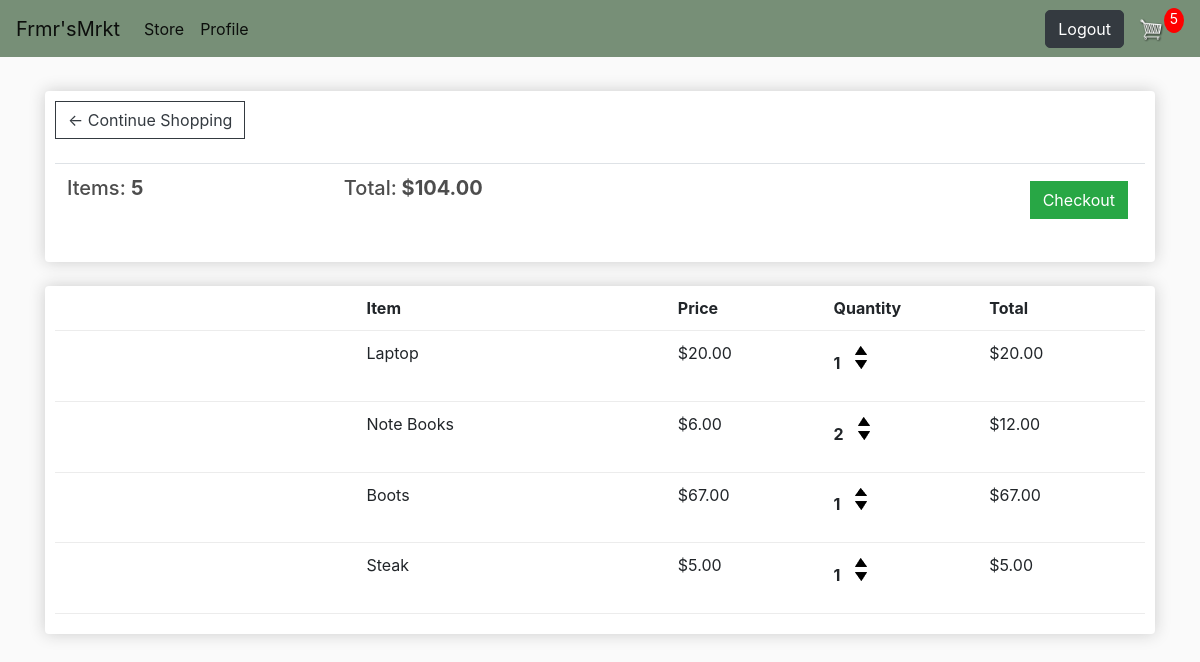
The app's page /cart/ (signed in), older data.
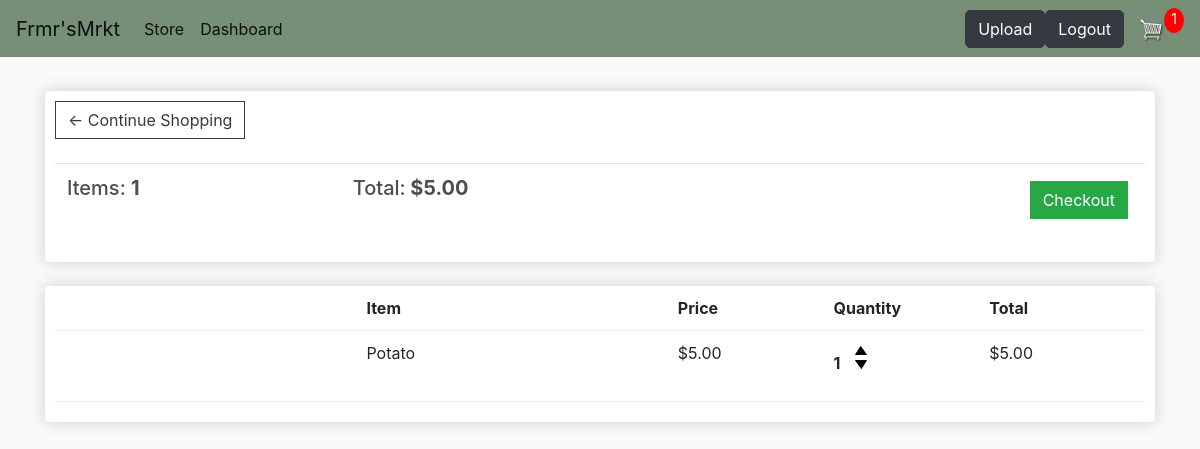
The same page, newer data.
### store/models.py (models this page shows, shortened)
class Order(models.Model):
	customer = models.ForeignKey(Customer, on_delete=models.SET_NULL, null=True, blank=True)
	date_ordered = models.DateTimeField(auto_now_add=True)
	complete = models.BooleanField(default=False)
	transaction_id = models.CharField(max_length=100, null=True)
	@property
	def get_cart_total(self):
		orderitems = self.orderitem_set.all()
		total = sum([item.get_total for item in orderitems])
		return total
	@property
	def get_cart_items(self):
		orderitems = self.orderitem_set.all()
		total = sum([item.quantity for item in orderitems])
		return total

class OrderItem(models.Model):
	product = models.ForeignKey(Product, on_delete=models.SET_NULL, null=True)
	order = models.ForeignKey(Order, on_delete=models.SET_NULL, null=True)
	quantity = models.IntegerField(default=0, null=True, blank=True)
	price = models.FloatField(null=False, default=0)
	business = models.ForeignKey(Customer, on_delete=models.SET_NULL, null=True)
	status = models.CharField(default='New', null=True, max_length=20)
	date_added = models.DateTimeField(auto_now_add=True)
	@property
	def get_total(self):
		total = self.product.price * self.quantity
		return total
	def __str__(self):
		return f'name: {self.product.name}, quantity: {self.quantity}'

class Product(models.Model):
    name = models.CharField(max_length=200)
    price = models.FloatField()
    quantity = models.IntegerField(default=10)
    digital = models.BooleanField(default=False,null=True, blank=True)
    image = models.ImageField(null=True, blank=True)
    description = models.TextField(null=True, blank=True)
    owner = models.ForeignKey(Customer, on_delete=models.CASCADE, null=True)
    category = models.CharField(max_length=50, default='Generic')
    date_added = models.DateTimeField(default=datetime.now())
    @property
    def imageURL(self):
        try:
            url = self.image.url
        except:
            url = ''
        return url

### store/views.py (the view)
# urls.py: path('cart/', views.cart, name="cart"),
def cart(request):
	data = cartData(request)
	cartItems = data['cartItems']
	order = data['order']
	items = data['items']
	print(items)
	context = {'items':items, 'order':order, 'cartItems':cartItems}
	return render(request, 'store/cart.html', context)

### store/utils.py (called while the page is built)
def cartData(request):
	if request.user.is_authenticated:
		customer = request.user.customer
		order, created = Order.objects.get_or_create(customer=customer, complete=False)
		items = order.orderitem_set.all()
		cartItems = order.get_cart_items
	else:
		cookieData = cookieCart(request)
		cartItems = cookieData['cartItems']
		order = cookieData['order']
		items = cookieData['items']
	return {'cartItems':cartItems ,'order':order, 'items':items}

### store/templates/store/cart.html (shortened to what this page needs)
{% extends 'store/main.html' %} {% load static %} {% block content %}
<div class="row">
  <div class="col-lg-12">
    <div class="box-element">
      <a class="btn btn-outline-dark" href="{% url 'store' %}"
        >&#x2190; Continue Shopping</a
      >
      <br />
      <br />
      <table class="table">
        <tr>
          <th>
            <h5>Items: <strong>{{order.get_cart_items}}</strong></h5>
          </th>
          <th>
            <h5>
              Total:<strong> ${{order.get_cart_total|floatformat:2}}</strong>
            </h5>
          </th>
          <th>
            <a
              style="float: right; margin: 5px"
              class="btn btn-success"
              href="{% url 'checkout' %}"
              >Checkout</a
            >
          </th>
        </tr>
      </table>
    </div>
    <br />
    <div class="box-element">
      <div class="cart-row">
        <div style="flex: 2"></div>
        <div style="flex: 2"><strong>Item</strong></div>
        <div style="flex: 1"><strong>Price</strong></div>
        <div style="flex: 1"><strong>Quantity</strong></div>
        <div style="flex: 1"><strong>Total</strong></div>
      </div>
      {% for item in items %}
      <div class="cart-row">
        <div style="flex: 2">
        </div>
        <div style="flex: 2"><p>{{item.product.name}}</p></div>
        <div style="flex: 1"><p>${{item.product.price|floatformat:2}}</p></div>
        <div style="flex: 1">
          <p class="quantity">{{item.quantity}}</p>
          <div class="quantity">
            <img
              data-product="{{item.product.id}}"
              data-qty="{{item.available_quantity}}"
              data-action="add"
              class="chg-quantity update-cart"
              src="{% static  'images/arrow-up.png' %}"
            />
            <img
              data-product="{{item.product.id}}"
              data-action="remove"
              class="chg-quantity update-cart"
              src="{% static  'images/arrow-down.png' %}"
            />
          </div>
        </div>
        <div style="flex: 1"><p>${{item.get_total|floatformat:2}}</p></div>
      </div>
      {% endfor %}
    </div>
  </div>
</div>
{% endblock content %}

### store/templates/store/main.html (shortened to what this page needs)
<!DOCTYPE html>
{% load static %}
<html>
  <head>
    <link
      rel="stylesheet"
      href="https://stackpath.bootstrapcdn.com/bootstrap/4.4.1/css/bootstrap.min.css"
    />
    <link
      href="https://maxcdn.bootstrapcdn.com/bootstrap/4.5.2/css/bootstrap.min.css"
      rel="stylesheet"
    />
    <link rel="stylesheet" type="text/css" href="{% static 'css/main.css' %}" />
  </head>
  <body>
    <nav
      class="navbar navbar-expand-lg navbar-light"
      style="background-color: #05320587"
    >
      <a class="navbar-brand" href="{% url 'store' %}">Frmr'sMrkt</a>
      <div class="collapse navbar-collapse" id="navbarSupportedContent">
        <ul class="navbar-nav mr-auto">
          <li class="nav-item active">
            <a class="nav-link" href="{% url 'store' %}"
              >Store <span class="sr-only">(current)</span></a
            >
          </li>
          {% if user.customer.acct_type == 'regular' %}
          <li class="nav-item active">
            <a class="nav-link" href="{% url 'profile' %}"
              >Profile <span class="sr-only">(current)</span></a
            >
          </li>
          {% endif %} {% if user.customer.acct_type == 'business' %}
          <li class="nav-item active">
            <a class="nav-link" href="{% url 'dashboard' %}"
              >Dashboard <span class="sr-only">(current)</span></a
            >
          </li>
          {% endif %}
        </ul>
        <div class="form-inline my-2 my-lg-0">
          {% if user.customer.acct_type == 'business' %}
          <a
            href="{% url 'upload_product' %}"
            class="btn btn-dark"
            style="border-radius: 5px"
            >Upload</a
          >
          {% endif %}  {% if user.is_authenticated %}
          <a
            href="{% url 'logout' %}"
            class="btn btn-dark"
            style="border-radius: 5px"
            >Logout</a
          >
          {% endif %}
          <a href="{% url 'cart' %}">
            <img id="cart-icon" src="{% static 'images/cart.png' %}" />
          </a>
          <p id="cart-total">{{cartItems}}</p>
        </div>
      </div>
    </nav>
    <div class="container">
      <br />
      {% block content %} {% endblock content %}
    </div>
  </body>
</html>

### static/css/main.css (style rules this page uses)
body { background-color: hsl(0, 0%, 98%); }
h1,h2,h3,h4,h5,h6 { color:hsl(0, 0%, 30%); }
.box-element { box-shadow:hsl(0, 0%, 80%) 0 0 16px; background-color: #fff; border-radius: 4px; padding: 10px; }
#cart-icon { width:25px; display: inline-block; margin-left: 15px; }
#cart-total { display: block; text-align: center; color:#fff; background-color: red; width: 20px; height: 25px; border-radius: 50%; font-size: 14px; }
.col-lg-4, .col-lg-6, .col-lg-8, .col-lg-12 { margin-top: 10px; }
.btn { border-radius: 0; }
.cart-row { display: flex; align-items: flex-stretch; padding-bottom: 10px; margin-bottom: 10px; border-bottom: 1px solid #ececec; }
.quantity { display: inline-block; font-weight: 700; padding-right:10px; }
.chg-quantity { width: 12px; cursor: pointer; display: block; margin-top: 5px; transition:.1s; }

Row changes from the older to the newer data that the page shows:
removed Order: get_cart_items "5", get_cart_total "104.00"
removed OrderItem: product.name "Laptop", product.price "20.00", quantity "1", get_total "20.00"
removed OrderItem: product.name "Note Books", product.price "6.00", quantity "2", get_total "12.00"
removed OrderItem: product.name "Boots", product.price "67.00", quantity "1", get_total "67.00"
removed OrderItem: product.name "Steak", product.price "5.00", quantity "1", get_total "5.00"
added Order: get_cart_items "1", get_cart_total "5.00"
added OrderItem: product.name "Potato", product.price "5.00", quantity "1", get_total "5.00"
Text that changed along with them:
{{ cartItems }}: "5" → "1"
text no longer shown: "Profile"
text now shown: "Dashboard Upload"
